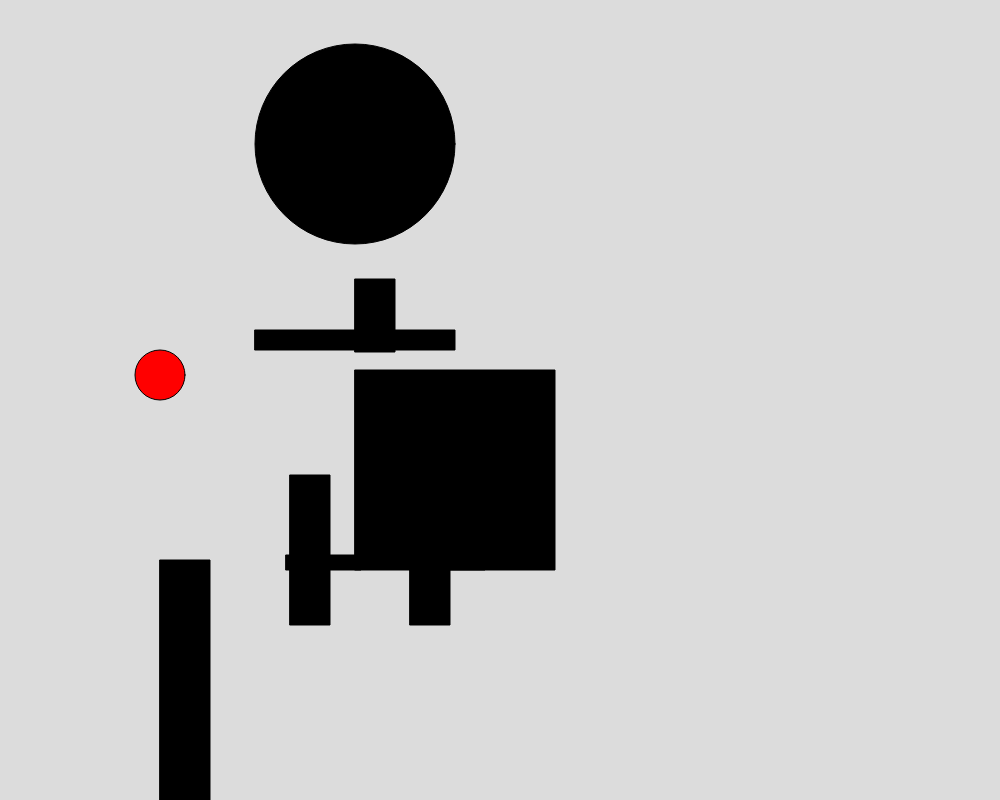
Frame 1 (no input)
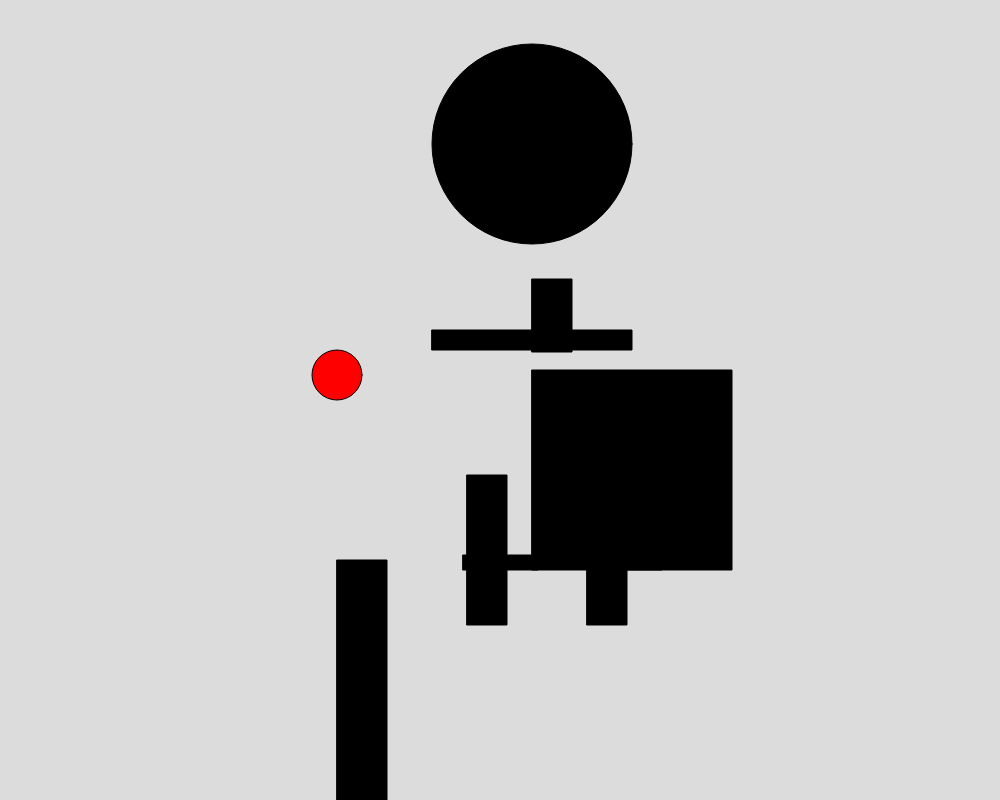
Frame 60 (no input)
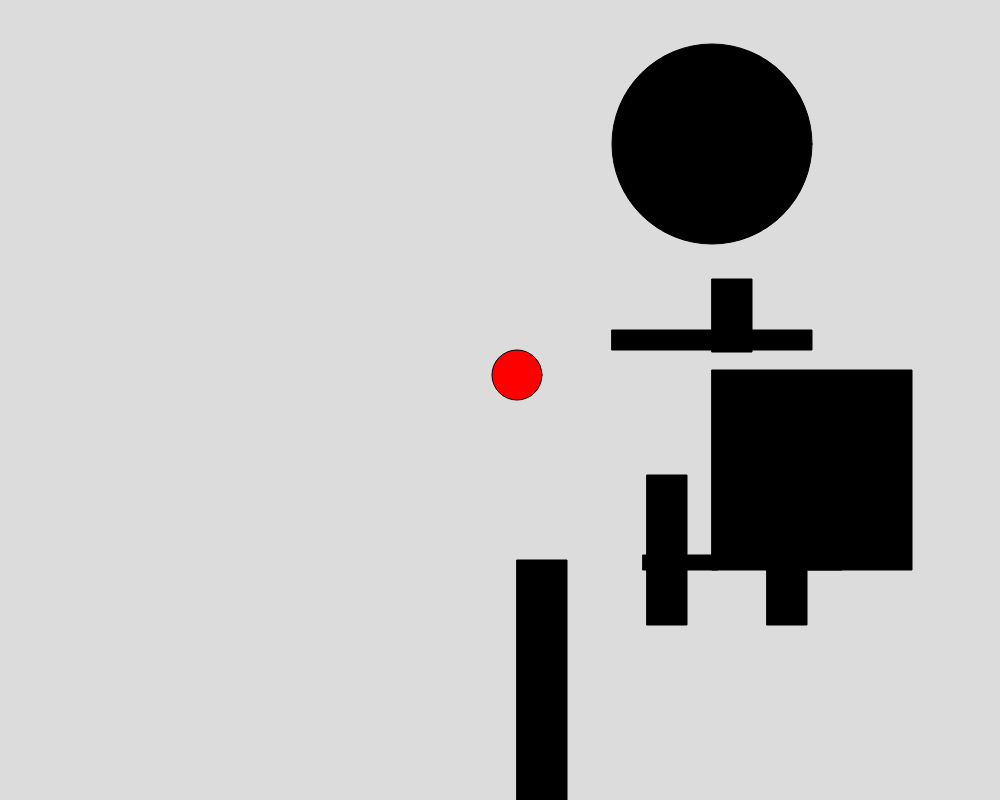
Frame 120 (the mouse pressed at the canvas centre since frame 60)

The p5.js sketch that drew these frames (run headless with seeded random() and noise() and a simulated clock; from frame 60 on, the mouse is pressed at the canvas centre):

// p5.js sketch
// ── sketch.js
// Reed Cavi's Rain Man
let X = 0;

function setup() {
  createCanvas(1000, 800);
}

function draw() {
  background('yellow');

  push() ;
  translate(X, 0) ;
  avatar(100, 100) ;
  pop() ;

  X+=3 ;
  if (X > width){
    X = -100;
  }
}

function avatar() {
  background(220);
  fill(0);
  textSize(24)
  ellipse(355, 144, 200, 200);
  rect(355, 279, 40, 73);
  rect(355, 370, 200, 200);
  rect(290, 475, 40, 150);
  rect(410, 475, 40, 150);
  rect(410, 555, 75, 15);
  rect(286, 555, 75, 15);
  rect(255, 330, 200, 20);

  fill("red")
  ellipse(160, 375, 50, 50);
  fill("black")
  rect(160, 560, 50, 350);

}
